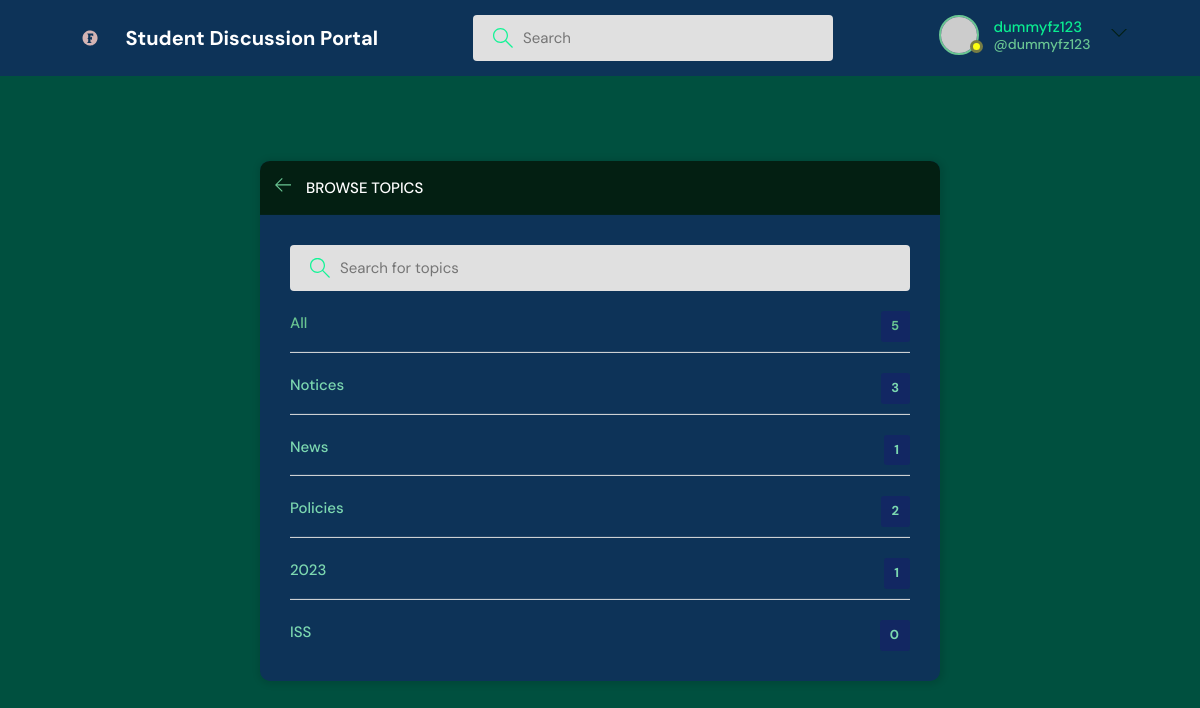
The page /topics/ (signed in) on the database its author committed.
### base/models.py (models this page shows, shortened)
class Topic(models.Model):
    name = models.CharField(max_length=150)

### base/views.py (the view)
# urls.py: path('topics/', views.topicsPage, name="topics"),
def topicsPage(request):
    q = request.GET.get('q') if request.GET.get('q') != None else ''
    topics = Topic.objects.filter(name__icontains=q)
    return render(request, 'base/topics.html', {'topics': topics})

### base/templates/base/topics.html (shortened to what this page needs)
{% extends 'main.html' %}
{% block content %}
    <main class="create-room layout">
      <div class="container">
        <div class="layout__box">
          <div class="layout__boxHeader">
            <div class="layout__boxTitle">
              <a href="{% url 'homepage' %}">
                <svg version="1.1" xmlns="http://www.w3.org/2000/svg" width="32" height="32" viewBox="0 0 32 32">
                  <title>arrow-left</title>
                  <path
                    d="M13.723 2.286l-13.723 13.714 13.719 13.714 1.616-1.611-10.96-10.96h27.625v-2.286h-27.625l10.965-10.965-1.616-1.607z"
                  ></path>
                </svg>
              </a>
              <h3>Browse Topics</h3>
            </div>
          </div>
          <div class="topics-page layout__body">
            <form acion="" method="GET" class="header__search">
              <label>
                <input name="q" placeholder="Search for topics" />
              </label>
            </form>
            <ul class="topics__list">
              <li>
                <a href="{% url 'topics' %}" class="active">All <span>{{topics.count}}</span></a>
              </li>
              {% for topic in topics %}
              <li>
                <a href="{% url 'homepage' %}?q={{topic.name}}">{{ topic.name }} <span>{{topic.room_set.all.count}}</span></a>
              </li>
              {% endfor %}
            </ul>
          </div>
        </div>
      </div>
    </main>
    {% endblock content %}

### template/navigationbar.html (shortened to what this page needs)
{% load static %}
<header class="header header--loggedIn">
    <div class="container">
      <a href="{% url 'homepage' %}" class="header__logo">
        <img src="{% static 'images/logo.svg' %}" />
        <h1>Student Discussion Portal</h1>
      </a>
      <form class="header__search" method="GET" action="{% url 'homepage' %}">
        <label>
          <input name="q" placeholder="Search" />
        </label>
      </form>
      <nav class="header__menu">
        {% if request.user.is_authenticated %}
        <div class="header__user">
          <a href="{% url 'update-user' %}">
            <div class="avatar avatar--medium active">
              <img src="https://randomuser.me/api/portraits/men/37.jpg" />
            </div>
            <p>{{request.user.username}}<span>@{{request.user.username}}</span></p>
          </a>
          <button class="dropdown-button">
            <svg version="1.1" xmlns="http://www.w3.org/2000/svg" width="32" height="32" viewBox="0 0 32 32">
              <title>chevron-down</title>
              <path d="M16 21l-13-13h-3l16 16 16-16h-3l-13 13z"></path>
            </svg>
          </button>
        </div>
        {% else %}
        <a href="{% url 'login' %}">
          <img src="{% static 'images/avatar.svg' %}" />
          <p>Login</p>
        </a>
        {% endif %}
      </nav>
    </div>
  </header>

### static/styles/style.css (style rules this page uses)
:root { --color-main: #69c592; --color-main-light: #949fdd; --color-dark: #171f6b93; --color-dark-medium: #e0e0e0; --color-dark-light: #031f12; --color-light: #ffffff; --color-gray: #0af593f5; --color-light-gray: #7cd8b0; --color-bg: #00503f; --color-success: #fbff11; --color-error: #fc4b0b; }
* { font-family: "DM Sans", -apple-system, BlinkMacSystemFont, "Segoe UI", Roboto, Oxygen, Ubuntu, Cantarell, "Open Sans", "Helvetica Neue", sans-serif; margin: 0; padding: 0; box-sizing: border-box; text-rendering: optimizeLegibility; font-size: inherit; }
html { font-size: 56.25%; }
@media only screen and (min-width: 1200px) { html { font-size: 62.5%; } }
body { line-height: 1.6; font-weight: 400; font-size: 1.5rem; color: var(--color-light-gray); background-color: var(--color-bg); min-height: 100vh; }
img { width: 100%; }
a { display: inline-block; color: var(--color-main); text-decoration: none; }
.container { max-width: 120rem; width: 90%; margin: auto; }
.avatar { position: relative; display: inline-block; border-radius: 50%; border: 2px solid var(--color-main); }
.avatar img { display: block; border-radius: 50%; object-fit: cover; object-position: center; }
.avatar::after { content: ""; display: block; position: absolute; background-color: var(--color-gray); z-index: 111; border-radius: 50%; border: 0.3rem solid var(--color-dark); }
.avatar.active::after { background-color: var(--color-success); }
.avatar.avatar--medium img { width: 3.6rem; height: 3.6rem; border-radius: 50%; }
.avatar.avatar--medium:after { width: 0.7rem; height: 0.7rem; bottom: 0px; right: -6px; }
.header { padding: 1.5rem; background-color: var(--color-dark); }
.header > .container { display: flex; gap: 9.5rem; }
.header__logo, .header__user { display: flex; gap: 2rem; align-items: center; }
.header__logo > img { height: 3.2rem; width: 3.2rem; }
.header__logo > h1 { font-weight: 700; font-size: 2rem; color: var(--color-light); }
.header__search > label { background-color: var(--color-dark-medium); padding: 1.3rem 1rem; display: flex; align-items: center; gap: 1rem; border-radius: 4px; }
.header__search svg { fill: var(--color-gray); width: 2rem; height: 2rem; margin-left: 1rem; }
.header__search input { width: 30rem; background: transparent; border: none; outline: none; color: var(--color-light); }
.header__menu { margin-left: auto; position: relative; }
.header__menu a { display: flex; gap: 1.5rem; align-items: center; font-weight: 500; text-decoration: none; color: var(--color-gray); }
.header__menu img { height: 3.6rem; }
.header__menu p { line-height: 1.2; }
.header__menu span { color: var(--color-main); font-weight: 500; font-size: 1.4rem; display: block; }
.header__menu svg { width: 1.6rem; height: 1.6rem; fill: var(--color-dark-light); }
.dropdown-button { background: transparent; border: 0; outline: 0; cursor: pointer; }
.layout { margin-top: 2.4rem; }
.layout > .container { display: flex; justify-content: space-between; align-items: flex-start; }
.layout__box { width: 90%; max-width: 48rem; min-height: 40rem; position: absolute; top: 50%; left: 50%; transform: translate(-50%, -46%); background-color: var(--color-dark); border-radius: 1rem; box-shadow: 1px 1px 6px 3px rgba(0, 0, 0, 0.1); overflow: hidden; }
.layout__boxHeader { display: flex; padding: 1.5rem; background-color: var(--color-dark-light); }
.layout__boxTitle { display: flex; gap: 1.5rem; align-items: center; }
.layout__boxTitle h3 { text-transform: uppercase; font-weight: 500; color: var(--color-light); }
.layout__boxTitle svg { width: 1.6rem; height: 1.6rem; fill: var(--color-main); }
.layout__body { margin: 3rem; }
.topics__list { list-style: none; }
.topics__list li a { display: flex; justify-content: space-between; margin-bottom: 3rem; font-weight: 500; color: var(--color-light-gray); transition: all 0.3s ease-in-out; }
.topics__list li a.active, .topics__list li a:hover { color: var(--color-main); }
.topics__list li a span { padding: 0.5rem 1rem; background-color: var(--color-dark); border-radius: 3px; font-size: 1.3rem; font-weight: 700; letter-spacing: 1px; }
.topics-page .topics__list li:not(:last-child) a { margin: 2rem 0; padding-bottom: 1rem; text-decoration: none; border-bottom: 1px solid var(--color-dark-medium); }
.topics-page .header__search { display: block; }
.create-room.layout .layout__box { max-width: 68rem; }

### rows shown on the page
Topic: name "Notices", room_set.all.count "3"
Topic: name "News", room_set.all.count "1"
Topic: name "Policies", room_set.all.count "2"
Topic: name "2023", room_set.all.count "1"
Topic: name "ISS", room_set.all.count "0"

### other values the page prints
{{ request.user.username }} "dummyfz123"
{{ topics.count }} "5"
